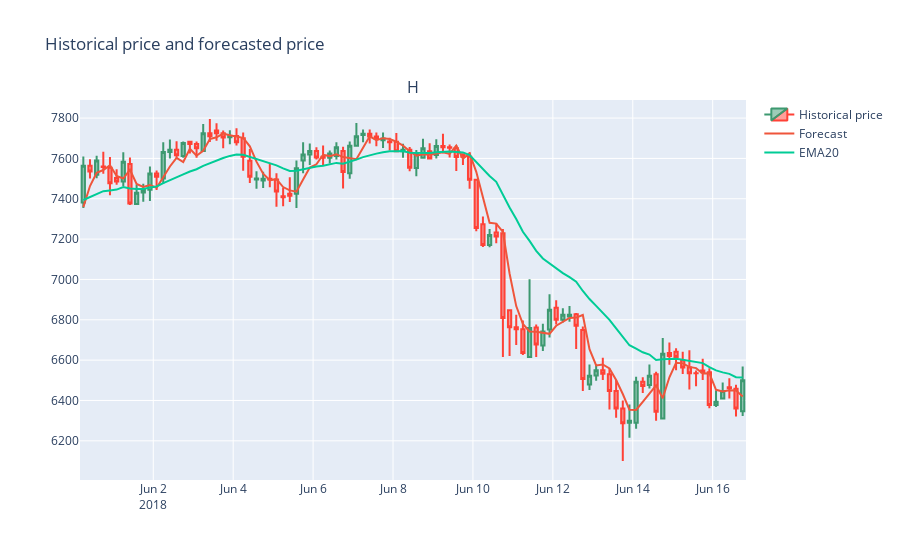

This figure's notebook cell:
### Code cell
ind = randint(1, len(df_BTC) - 100)

df_BTC_short = df_BTC.iloc[ind : ind + 100]
fig = make_subplots(
    rows=1,
    cols=1,
    subplot_titles=("Historical price forecasted"),
    shared_xaxes=True,
)

fig.add_trace(
    go.Candlestick(
        name="Historical price",
        x=df_BTC_short.index,
        open=df_BTC_short["Open"],
        high=df_BTC_short["High"],
        low=df_BTC_short["Low"],
        close=df_BTC_short["Close"],
    ),
    row=1,
    col=1,
)

fig.add_trace(
    go.Scatter(
        name="Forecast",
        x=df_BTC_short.index,
        y=df_BTC_short["Forecast"],
    ),
    row=1,
    col=1,
)
fig.add_trace(
    go.Scatter(
        name="EMA20",
        x=df_BTC_short.index,
        y=df_BTC_short["EMA20"],
    ),
    row=1,
    col=1,
)
fig.update_layout(
    xaxis_rangeslider_visible=False,
    showlegend=True,
    title_text="Historical price and forecasted price",
)
fig.show()
